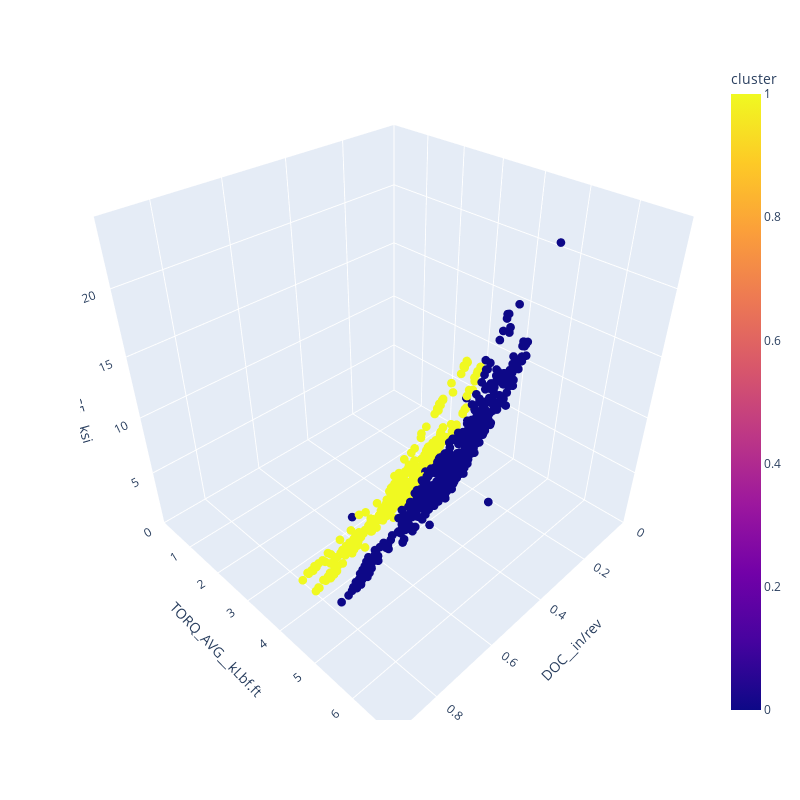

Notebook code cell kept with this figure:
### Code cell
plot_3d_scatter(df, 'DOC__in/rev', 'TORQ_AVG__kLbf.ft',
                'MSE__ksi', color_col='cluster')

### Figure 1 — Plotly figure (JSON) as saved in the notebook; plotly's stock layout.template omitted (floating-point values rounded to 4 significant figures; data arrays with more than 128 entries replaced by an {"elided": "..."} marker saying what was removed)
{"data": [{"hovertemplate": "DOC__in/rev=%{x}<br>TORQ_AVG__kLbf.ft=%{y}<br>MSE__ksi=%{z}<br>cluster=%{marker.color}<extra></extra>", "legendgroup": "", "marker": {"color": {"elided": "956 int values"}, "coloraxis": "coloraxis", "size": 3, "symbol": "circle"}, "mode": "markers", "name": "", "scene": "scene", "showlegend": false, "type": "scatter3d", "x": {"elided": "956 float values"}, "y": {"elided": "956 float values"}, "z": {"elided": "956 float values"}}], "layout": {"coloraxis": {"colorbar": {"title": {"text": "cluster"}}, "colorscale": [[0, "#0d0887"], [0.1111, "#46039f"], [0.2222, "#7201a8"], [0.3333, "#9c179e"], [0.4444, "#bd3786"], [0.5556, "#d8576b"], [0.6667, "#ed7953"], [0.7778, "#fb9f3a"], [0.8889, "#fdca26"], [1, "#f0f921"]]}, "height": 800, "legend": {"tracegroupgap": 0}, "margin": {"t": 60}, "scene": {"domain": {"x": [0, 1], "y": [0, 1]}, "xaxis": {"range": [0, 0.94], "title": {"text": "DOC__in/rev"}}, "yaxis": {"range": [0, 7], "title": {"text": "TORQ_AVG__kLbf.ft"}}, "zaxis": {"range": [0, 24.72], "title": {"text": "MSE__ksi"}}}, "width": 800}}
